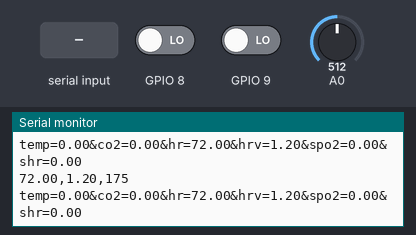
The sketch below on a simulated ESP8266 (NodeMCU). Shown: the last lines printed to the serial monitor. The inputs (shaded band) are chosen by the test bench; at power-on: GPIO 8 LOW, GPIO 9 LOW, A0 = 512. WiFi joins after 1.5 s; servers stay silent unless stated; uploads are accepted with an empty reply.

Above: at 2.0 s.
2.1 s: GPIO 8 driven HIGH
5.1 s: "90,45\n" received over Serial
At 6.9 s:
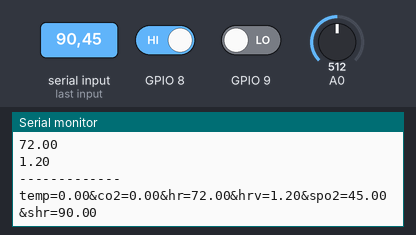
7.5 s: "30,150\n" received over Serial
At 9.5 s:
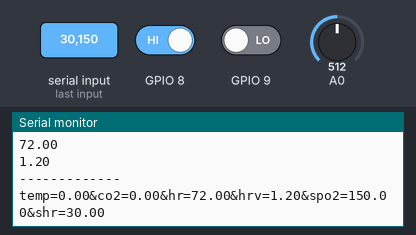
Timing chart, 0 to 11.0 s (numbered marks = the images above; inputs shaded):
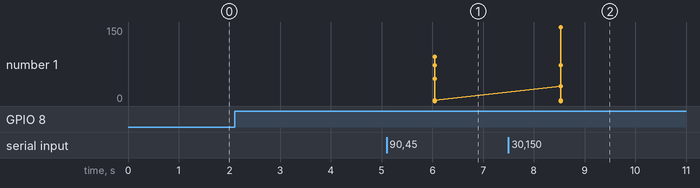

Measured:
- after the input at 5.1 s, the serial monitor: prints a new line after 0.94 s (image 1)
- after the input at 7.5 s, the serial monitor: prints a new line after 1.0 s (image 2)

The sketch:

ESP8266.ino
```cpp
#include <ESP8266WiFi.h>
#include <ESP8266HTTPClient.h>
const char* ssid = "ssid";
const char* password = "pass";
String URL = "http://ip address/directory/php_file.php";

long instance1 = 0, timer;
float hrvv = 0, hrr = 72, interval = 0;
int value = 0, count = 0;
bool flag = 0;
#define shutdown_pin 10
#define threshold 100
#define timer_value 10000
float shr = 0;
float spo2 = 0;
float co2 = 0;
float temp = 0;
float hr = 0;
float hrv = 0;
void setup() {
  Serial.begin(9600);
  pinMode(14, INPUT);
  pinMode(12, INPUT);
  WiFi.begin(ssid, password);
}

void loop() {
  if ((digitalRead(8) == 1) || (digitalRead(9) == 1)) {
    Serial.println("leads off!");
    digitalWrite(shutdown_pin, LOW);
    instance1 = micros();
    timer = millis();
  } else {
    digitalWrite(shutdown_pin, HIGH);
    value = analogRead(A0);
    value = map(value, 250, 400, 0, 100);
    if ((value > threshold) && (!flag)) {
      count++;
      Serial.println("in");
      flag = 1;
      interval = micros() - instance1;
      instance1 = micros();
    } else if ((value < threshold)) {
      flag = 0;
    }
    if ((millis() - timer) > 10000) {
      hrr = count * 6;
      timer = millis();
      count = 0;
    }
    hrvv = hrr / 60 - interval / 1000000;
    Serial.print(hrr);
    Serial.print(",");
    Serial.print(hrvv);
    Serial.print(",");
    Serial.println(value);
    delay(10);
  }

  if (Serial.available() > 0) {
    String data = Serial.readStringUntil('\n');
    sscanf(data.c_str(), "%f,%f,%f,%f,%f,%f", &shr, &spo2, &co2, &temp, &hr, &hrv);
    Serial.println("------------");
    Serial.println(shr);
    Serial.println(spo2);
    Serial.println(co2);
    Serial.println(temp);
    Serial.println(hr);
    Serial.println(hrv);
    Serial.println("-------------");
  }
  hr = hrr;
  hrv = hrvv;

  /*hrr = 100;
  hrvv = 100;*/
  /*temp = 44;
  co2 = 10;
  spo2 = 22;
  shr = 4;*/
  String postData = "temp=" + String(temp) + "&co2=" + String(co2) + "&hr=" + String(hr) + "&hrv=" + String(hrv) + "&spo2=" + String(spo2) + "&shr=" + String(shr);
  Serial.println(postData);
  HTTPClient http;
  WiFiClient client;
  http.begin(client, URL);
  http.addHeader("Content-Type", "application/x-www-form-urlencoded");

  int httpCode = http.POST(postData);
  String payload = http.getString();
  http.end();
  delay(1000);
}
```
